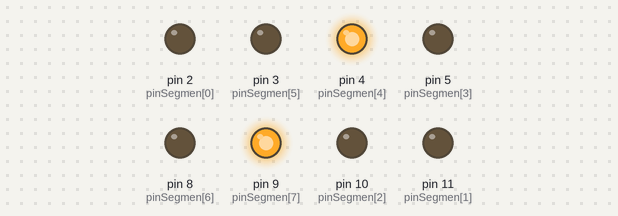
A sketch run on a simulated Arduino Uno, built with avr-gcc and run on an emulated ATmega328P. Parts: output pins drawn as LEDs (lit = HIGH).

Above: at 0.6 s.
At 1.6 s:
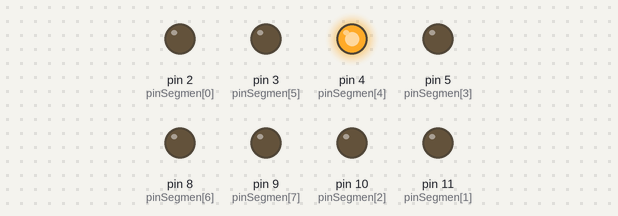
At 4.6 s:
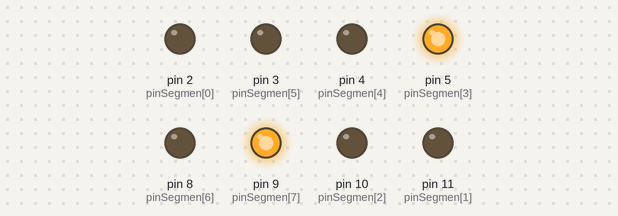
At 9.6 s:
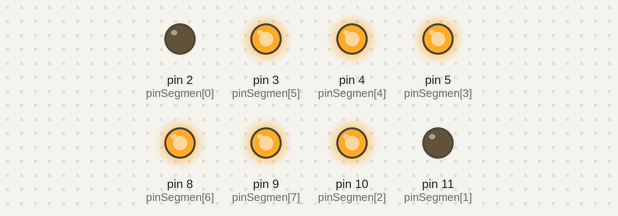
At 13.6 s:
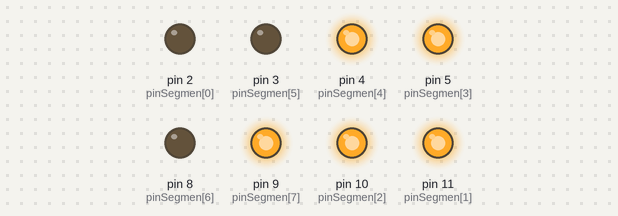
At 19.6 s:
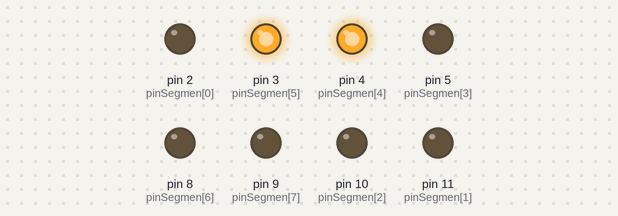
Timing chart, 0 to 20.8 s (numbered marks = the images above):
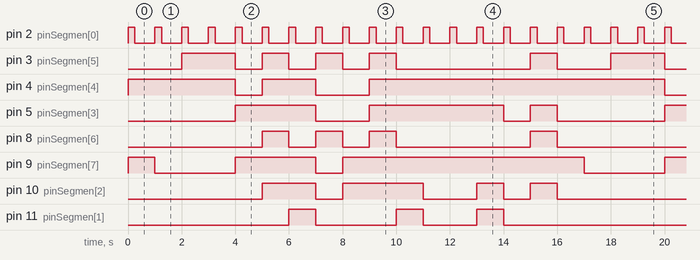

Measured:
- by itself, pin 2 (pinSegmen[0]): alternates HIGH for 0.25 s and LOW for 0.75 s
- by itself, pin 3 (pinSegmen[5]): repeats every 16.0 s: 3 × (LOW 1.0 s, HIGH 1.0 s), LOW 5.0 s, HIGH 1.0 s, LOW 2.0 s, HIGH 2.0 s
- by itself, pin 4 (pinSegmen[4]): repeats every 16.0 s: LOW 1.0 s, HIGH 2.0 s, LOW 2.0 s, HIGH 11.0 s
- by itself, pin 5 (pinSegmen[3]): repeats every 16.0 s: LOW 2.0 s, HIGH 5.0 s, LOW 1.0 s, HIGH 1.0 s, LOW 4.0 s, HIGH 3.0 s
- by itself, pin 8 (pinSegmen[6]): repeats every 16.0 s: 2 × (LOW 1.0 s, HIGH 1.0 s), 2 × (LOW 5.0 s, HIGH 1.0 s)
- by itself, pin 9 (pinSegmen[7]): repeats every 16.0 s: LOW 3.0 s, HIGH 3.0 s, LOW 1.0 s, HIGH 9.0 s
- by itself, pin 10 (pinSegmen[2]): repeats every 16.0 s: LOW 1.0 s, HIGH 3.0 s, LOW 2.0 s, HIGH 1.0 s, LOW 1.0 s, HIGH 1.0 s, LOW 5.0 s, HIGH 2.0 s
- by itself, pin 11 (pinSegmen[1]): repeats every 16.0 s: LOW 3.0 s, HIGH 1.0 s, LOW 2.0 s, HIGH 1.0 s, LOW 8.0 s, HIGH 1.0 s

The sketch:

sevsegied.ino
```cpp
const byte nomer[17]={
  B01101110,
  B11101110,
  B11001110,
  B11001110,
  B01110110,
  B00000010,
  B01100000,
  B10011110,
  B01111010,
  B00000010,
  B01100000,
  B01100110,
  B01100110,
  B01100000,
  B01101110,
  B00000010
};

const int pinSegmen[8]={2,11,10,5,4,3,8,9};

void setup() {
  for(int i=0;i<=7;i++){
    pinMode(pinSegmen[i],OUTPUT);
  }
}
void loop() {
  for(int i=0;i<=15;i++){
    panggil(i);
    delay(750);
  }
}

void panggil(int n){
  boolean cekbit;
  for(int j=0;j<=7;j++){
    cekbit=not(bitRead(nomer[n],j));
    digitalWrite(pinSegmen[j],cekbit);
  }
  delay(250);
  digitalWrite(pinSegmen[0],LOW);
}
```
